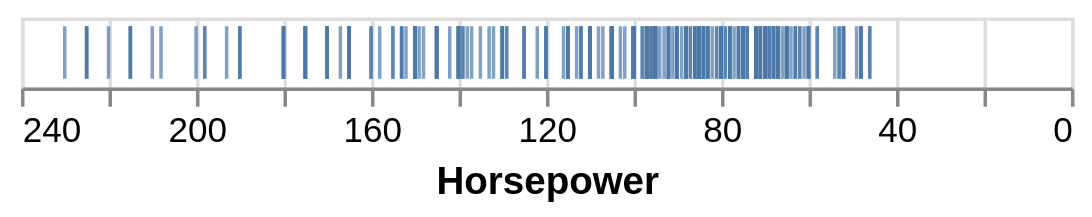

Write the Vega-Lite specification saved for this chart.
### Vega-Lite specification from a JSON file in a GitHub repository (floating-point values rounded to 4 significant figures; data arrays with more than 128 entries replaced by an {"elided": "..."} marker saying what was removed)
{"$schema": "https://vega.github.io/schema/vega-lite/v4.json", "data": {"values": {"elided": "406 records"}}, "mark": "tick", "encoding": {"x": {"field": "Horsepower", "type": "quantitative", "sort": "descending"}}}
